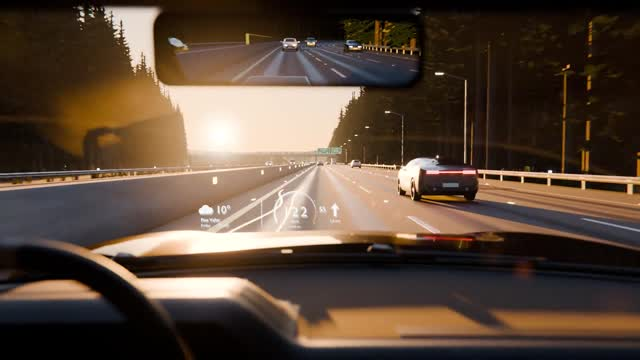
#> input picture images/aigc/111.jpg, 640 x 360 px
$ python prep_card.py ../../../images/aigc/111.jpg out.png
#> lines starting #> are read from the running program, lines starting #| are printed output that depends on the picture; after the words box and inside, x2 and y2 are one past the last pixel; in counts of white or black regions, pixels touching at a corner belong together
#!/usr/bin/env python3
# -*- coding: utf-8 -*-
"""Turn an illustration / photo into a grayscale paper-cut card PNG (RGBA) for the floating card layer.

  prep_card.py IN.png OUT.png [--mode cutout|card] [--levels 5] [--tol 30] [--max 1024] [--border 6]

cutout: removes the background connected to the image border (colour close to the border median, or
        existing transparency), posterises to a few grey levels and adds a white paper rim.
card:   keeps the whole picture inside a rounded white paper card (use for photos / busy backgrounds).
Prints OUT and its size; use the aspect for the card "w"/"h" in project.json.
"""
import argparse
import numpy as np
from PIL import Image, ImageDraw, ImageFilter, ImageOps

def bg_mask(rgb, alpha, tol):
    """True where background: transparent, or colour-close to the border and connected to it"""
    h, w, _ = rgb.shape
    border = np.concatenate([rgb[0], rgb[-1], rgb[:, 0], rgb[:, -1]])
    ref = np.median(border, axis=0)
    close = np.sqrt(((rgb - ref) ** 2).sum(-1)) < tol
    if alpha is not None:
        close |= alpha < 20
    lab = Image.fromarray((close * 255).astype(np.uint8)).copy()   # writable copy (fromarray may share a read-only buffer)
    for x, y in [(0, 0), (w - 1, 0), (0, h - 1), (w - 1, h - 1), (w // 2, 0), (w // 2, h - 1), (0, h // 2), (w - 1, h // 2)]:
        if lab.getpixel((x, y)) == 255:
            ImageDraw.floodfill(lab, (x, y), 128)
    return np.asarray(lab) == 128

def posterise(gray, levels):
    g = np.asarray(ImageOps.autocontrast(gray, cutoff=1)).astype(np.float32) / 255.0
    q = np.round(g * (levels - 1)) / (levels - 1)
    return (0.12 + 0.80 * q) * 255.0          # keep it paper-like: no pure black / white

def main():
    ap = argparse.ArgumentParser()
    ap.add_argument("src"); ap.add_argument("dst")
    ap.add_argument("--mode", choices=["cutout", "card"], default="cutout")
    ap.add_argument("--levels", type=int, default=5)
    ap.add_argument("--tol", type=float, default=30.0)
    ap.add_argument("--max", type=int, default=1024)
    ap.add_argument("--border", type=int, default=6, help="white rim width in px (cutout)")
    a = ap.parse_args()
    im = Image.open(a.src)
#> im is the input picture: PIL image 640x360 RGB; mean R, G, B 89.7, 71.7, 57.9
    im = ImageOps.exif_transpose(im)
    im.thumbnail((a.max, a.max), Image.LANCZOS)
    rgba = im.convert("RGBA")
    arr = np.asarray(rgba).astype(np.float32)
    rgb, alpha = arr[..., :3], (arr[..., 3] if im.mode in ("RGBA", "LA", "P") else None)
    grey = posterise(rgba.convert("L"), a.levels)
#> in posterise, `return (0.12 + 0.80 * q) * 255.0`:
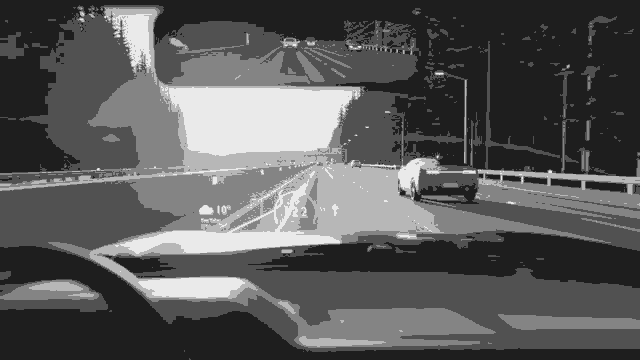
#> returned value: shape (360, 640) float32; min 30.6, max 234.6, mean 89.9
    pad = 4 * a.border + 8
    if a.mode == "cutout":
        bg = bg_mask(rgb, alpha, a.tol)
#> in bg_mask, `border = np.concatenate([rgb[0], rgb[-1], rgb[:, 0], rgb[:, -1]])`: border = 2000 rows, first 8: [1, 0, 0], [1, 0, 0], [1, 0, 0], [1, 0, 0], [1, 0, 0], [1, 0, 0], [1, 0, 0], [1, 0, 0]
#> in bg_mask, `ref = np.median(border, axis=0)`: ref = [9, 10, 3]
#> in bg_mask, `close = np.sqrt(((rgb - ref) ** 2).sum(-1)) < tol`:
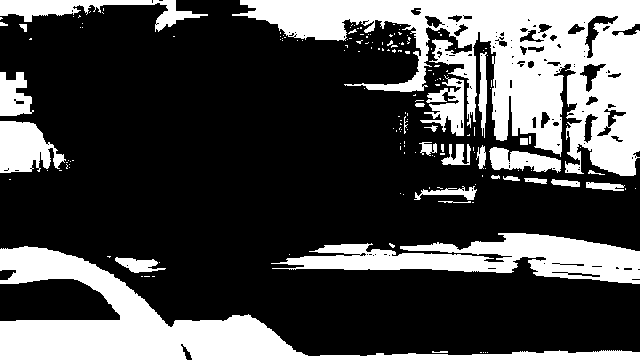
#> close: shape (360, 640) bool; 29.6% white; 172 white regions (143 under 20 px), largest, box (x1, y1, x2, y2) and area: (232, 0, 640, 176) 29441, (0, 246, 640, 360) 17941, (271, 233, 640, 284) 9331
#> after the loop in bg_mask, `for x, y in [(0, 0), (w - 1, 0), (0, h - 1), (w - 1, h - 1), (w // 2, ..`:
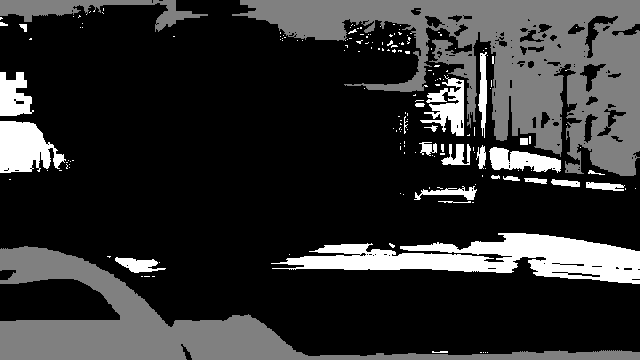
#> lab: PIL image 640x360 L; min 0, max 255, mean 48
#> in bg_mask, `return np.asarray(lab) == 128`: returned value: shape (360, 640) bool; 21.5% white; 3 white regions, box (x1, y1, x2, y2) and area: (232, 0, 640, 176) 29413, (0, 246, 640, 360) 17941, (0, 0, 208, 32) 2280
        fg = Image.fromarray((~bg * 255).astype(np.uint8)).filter(ImageFilter.MedianFilter(5))
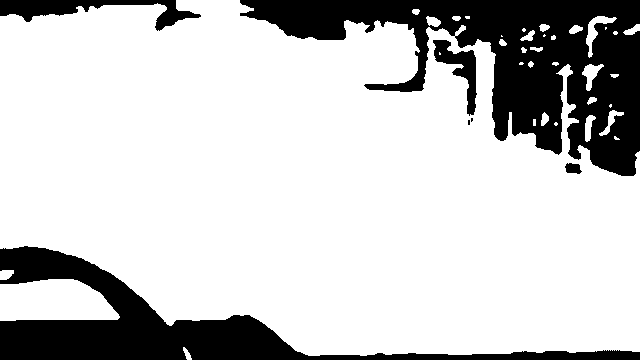
#> fg: PIL image 640x360 L; 78.3% white; 7 black regions (2 under 20 px), largest, box (x1, y1, x2, y2) and area: (240, 0, 640, 176) 28481, (0, 246, 640, 360) 17944, (0, 0, 201, 31) 2272, (433, 40, 477, 116) 1195, (565, 163, 582, 174) 137
        fg = ImageOps.expand(fg, pad, 0)
#> fg: PIL image 704x424 L; 60.4% white; 5 black regions (2 under 20 px), largest, box (x1, y1, x2, y2) and area: (0, 0, 704, 424) 116793, (465, 72, 509, 148) 1195, (597, 195, 614, 206) 137
        rim = fg.filter(ImageFilter.MaxFilter(2 * a.border + 1)).filter(ImageFilter.GaussianBlur(1.2))
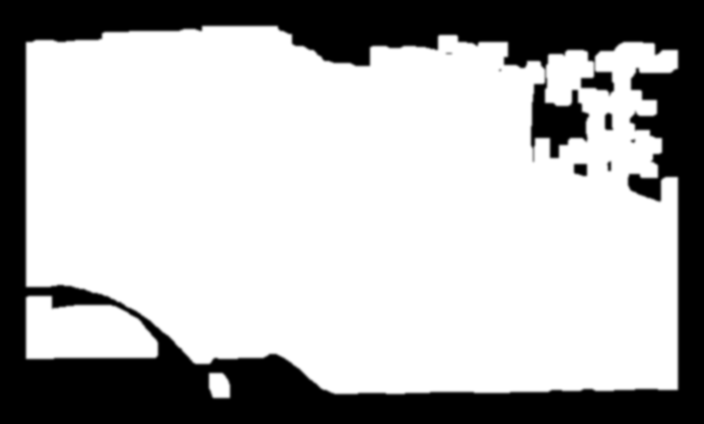
#> rim: PIL image 704x424 L; min 0, max 255, mean 178.8
        g = ImageOps.expand(Image.fromarray(grey.astype(np.uint8)), pad, 245)
#> g: PIL image 704x424 L
        fga = np.asarray(fg.filter(ImageFilter.GaussianBlur(0.8))).astype(np.float32) / 255.0
        col = np.asarray(g).astype(np.float32) * fga + 246.0 * (1 - fga)     # white rim under the cut
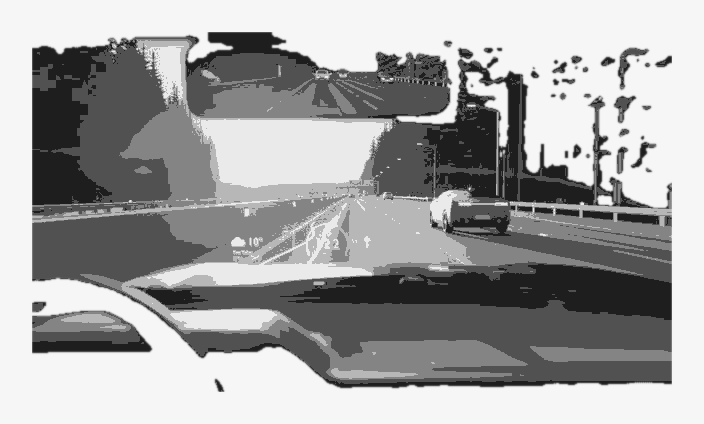
#> col: shape (424, 704) float32; min 30, max 246, mean 161.3
        out = np.dstack([col, col, col * 0.985, np.asarray(rim).astype(np.float32)])
    else:
        w, h = rgba.size
        m = max(8, int(0.05 * min(w, h)))
        card = Image.new("L", (w + 2 * m, h + 2 * m), 0)
        ImageDraw.Draw(card).rounded_rectangle([0, 0, w + 2 * m - 1, h + 2 * m - 1], radius=2 * m, fill=255)
        col = np.full((h + 2 * m, w + 2 * m), 246.0, np.float32)
        col[m:m + h, m:m + w] = grey
        out = np.dstack([col, col, col * 0.985, np.asarray(card).astype(np.float32)])
    res = Image.fromarray(np.clip(out, 0, 255).astype(np.uint8), "RGBA")
    bb = res.getchannel("A").getbbox()
#> bb = (23, 23, 681, 401)
    if bb:
        res = res.crop(bb)
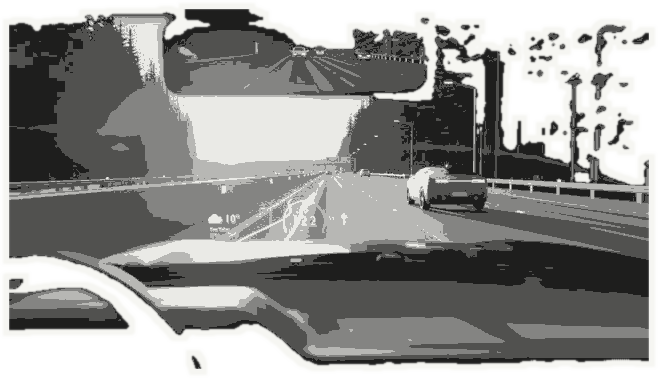
#> res: PIL image 658x378 RGBA; mean R, G, B, A 144.3, 144.3, 141.7, 214.5; transparent parts drawn white
    res.save(a.dst, optimize=True)
    print(a.dst, res.size[0], res.size[1], f"aspect h/w = {res.size[1] / res.size[0]:.3f}")
#| out.png 658 378 aspect h/w = 0.574

if __name__ == "__main__":
    main()
